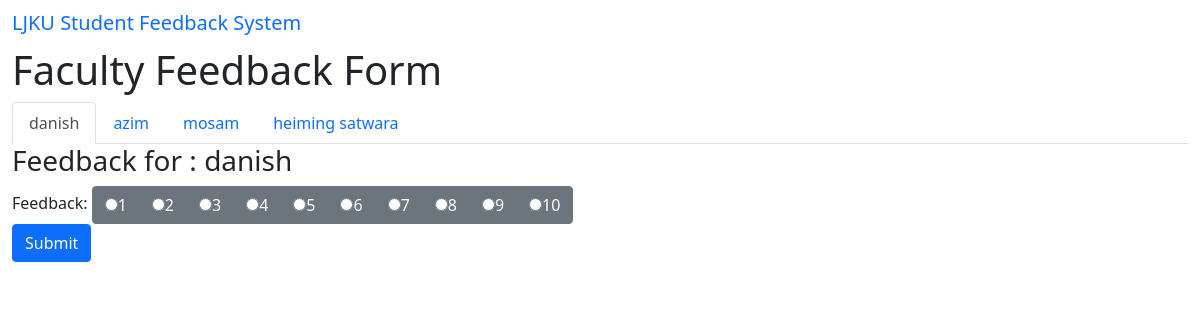
The app's page /user/home, older data.
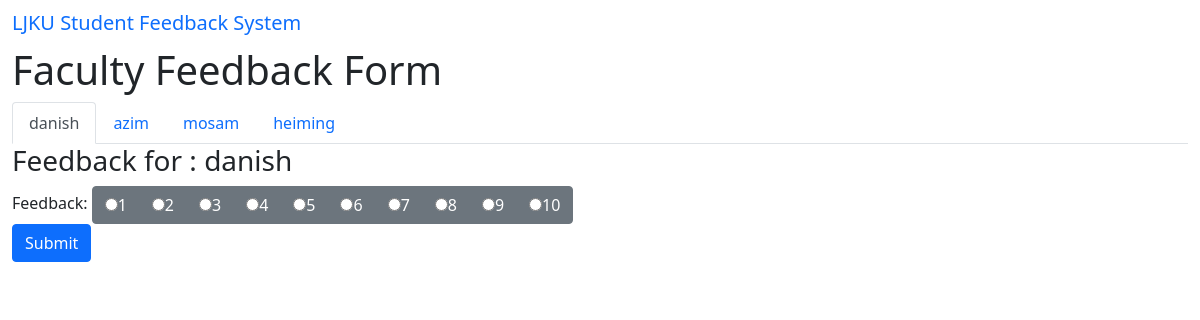
The same page, newer data.
### tables this page shows
CREATE TABLE "faculty" (
	"name"	TEXT UNIQUE,
	"department"	TEXT
);

### main.py (the view)
@app.route('/user/home')
def user_home():
    conn = sqlite3.connect('mydatabase.db')
    c = conn.cursor()
    c.execute("SELECT * FROM faculty")
    faculty = c.fetchall()
    conn.close()
    return render_template('user_home.html', faculty=faculty)

### templates/user_home.html (shortened to what this page needs)
{% extends 'base.html' %} {% block content %}
<h1>Faculty Feedback Form</h1>
<ul class="nav nav-tabs" id="facultyTabs" role="tablist">
  {% for faculty_member in faculty %}
  <li class="nav-item">
    {% if loop.first %}
    <a
      class="nav-link active"
      id="{{faculty_member[0]}}-tab"
      data-toggle="tab"
      aria-current="page"
      href="#{{faculty_member[0]}}"
      role="tab"
      aria-controls="{{faculty_member[0]}}"
      aria-selected="true"
      >{{faculty_member[0]}}</a
    >
    {% else %}
    <a
      class="nav-link"
      id="{{faculty_member[0]}}-tab"
      data-toggle="tab"
      href="#{{faculty_member[0]}}"
      role="tab"
      aria-controls="{{faculty_member[0]}}"
      aria-selected="true"
      >{{faculty_member[0]}}</a
    >
    {% endif %}
  </li>
  {% endfor %}
</ul>
<div class="tab-content" id="facultyTabsContent">
  {% for faculty_member in faculty %} {% if loop.first %}
  <div
    class="tab-pane fade in active"
    aria-current="page"
    id="{{faculty_member[0]}}"
    role="tabpanel"
    aria-labelledby="{{faculty_member[0]}}-tab"
  >
      {% endif %}
      <h3>Feedback for : {{faculty_member[0]}}</h3>
      <form method="POST">
        <div class="form-group">
          <label for="feedback">Feedback:</label>
          <div class="btn-group btn-group-toggle" data-toggle="buttons">
            <label class="btn btn-secondary">
              <input type="radio" name="feedback" id="fb-1" value="1" />1
            </label>
            <label class="btn btn-secondary">
              <input type="radio" name="feedback" id="fb-2" value="2" />2
            </label>
            <label class="btn btn-secondary">
              <input type="radio" name="feedback" id="fb-3" value="3" />3
            </label>
            <label class="btn btn-secondary">
              <input type="radio" name="feedback" id="fb-4" value="4" />4
            </label>
            <label class="btn btn-secondary">
              <input type="radio" name="feedback" id="fb-5" value="5" />5
            </label>
            <label class="btn btn-secondary">
              <input type="radio" name="feedback" id="fb-6" value="6" />6
            </label>
            <label class="btn btn-secondary">
              <input type="radio" name="feedback" id="fb-7" value="7" />7
            </label>
            <label class="btn btn-secondary">
              <input type="radio" name="feedback" id="fb-8" value="8" />8
            </label>
            <label class="btn btn-secondary">
              <input type="radio" name="feedback" id="fb-9" value="9" />9
            </label>
            <label class="btn btn-secondary">
              <input type="radio" name="feedback" id="fb-10" value="10" />10
            </label>
          </div>
        </div>
        <button type="submit" class="btn btn-primary">Submit</button>
      </form>
    </div>
    {% endfor %}
  </div>
</div>
{% endblock %}

### templates/base.html (shortened to what this page needs)
<!DOCTYPE html>
<html lang="en">
  <head>
    <link
      href="https://cdn.jsdelivr.net/npm/bootstrap@5.0.2/dist/css/bootstrap.min.css"
      rel="stylesheet"
    />
    <link
      rel="stylesheet"
      href="{{ url_for('static', filename='css/main.css') }}"
    />
  </head>
  <body>
    <nav class="navbar navbar-default">
      <div class="container-fluid">
        <div class="navbar-header">
          <a class="navbar-brand" href="/">LJKU Student Feedback System</a>
        </div>
      </div>
    </nav>
    <div class="container-fluid">
       {% block content %}{% endblock %}
  </body>
</html>

### static/css/main.css (style rules this page uses)
.fade:not(.show) { opacity: 1; }

Row changes from the older to the newer data that the page shows:
changed faculty: name "heiming satwara" → "heiming"
